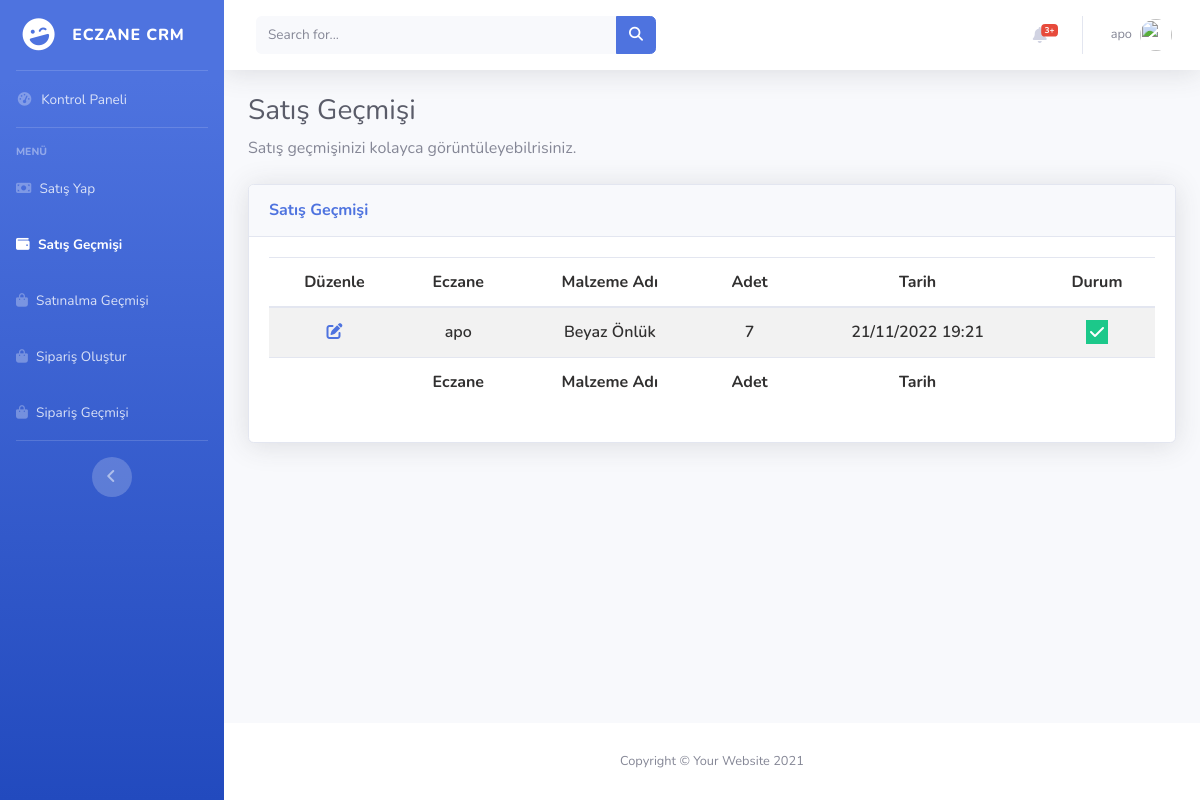
/sell/history (signed in), run on the app's committed database.
### pharmacy/models.py (models this page shows, shortened)
class PharmacySell(models.Model):
    user = models.ForeignKey(User, on_delete=models.CASCADE)
    item_name = models.ForeignKey(Items, on_delete=models.SET_NULL,null=True)
    quantity=models.DecimalField(max_digits=10,decimal_places=2)
    status=models.BooleanField(default=True)
    created_at = models.DateTimeField(auto_now_add=True,null=True,blank=True)
    updated_at = models.DateTimeField(auto_now=True,null=True,blank=True)

### items/models.py (models this page shows)
class Items(models.Model):
    item_name=models.CharField(max_length=60)
    quantity=models.DecimalField(max_digits=10,decimal_places=2)
    status=models.BooleanField(default=True)
    created_at = models.DateTimeField(auto_now_add=True,null=True,blank=True)
    updated_at = models.DateTimeField(auto_now=True,null=True,blank=True)
    def __str__(self):
        return self.item_name

### pharmacy/views.py (the view)
# urls.py: path("sell/history",views.sell_history,name="sell_history"),
@login_required(login_url = "accounts:signin")
def sell_history(request):
    items=PharmacySell.objects.filter(user=request.user)
    return render(request,"sell_history.html",{"items":items})

### pharmacy/templates/sell_history.html (shortened to what this page needs)
{% extends 'layout.html' %}
{% load static %}
{% block css %}
    <link href="https://cdn.datatables.net/1.12.1/css/dataTables.bootstrap5.min.css" rel="stylesheet"/>
    <link href="https://cdn.datatables.net/responsive/2.3.0/css/responsive.bootstrap5.min.css" rel="stylesheet" />
    <link href="https://cdn.datatables.net/buttons/2.2.3/css/buttons.dataTables.min.css" rel="stylesheet"/>
<link
  rel="stylesheet"
  href="https://cdnjs.cloudflare.com/ajax/libs/font-awesome/6.2.0/css/all.min.css"
/>
<link rel="stylesheet" href="{% static 'css/datatables_file.css'%}">
{% endblock  %}
{% block body %}
                <div class="container-fluid">
                    <h1 class="h3 mb-2 text-gray-800">Satış Geçmişi</h1>
                    <p class="mb-4">Satış geçmişinizi kolayca görüntüleyebilrisiniz.</p>
                    <div class="card shadow mb-4">
                        <div class="card-header py-3">
                            <h6 class="m-0 font-weight-bold text-primary"> Satış Geçmişi
                             </h6>
                        </div>
                        <div class="card-body">
                            <div class="table-responsive">
                                <table
                                id="example"
                                class="table table-striped nowrap"
                                style="width: 100%!important">
                                <thead>
                                    <tr>
                                      <th data-priority="1">Düzenle</th>
                                      <th data-priority="2">Eczane</th>
                                      <th data-priority="3">Malzeme Adı</th>
                                      <th data-priority="4">Adet</th>
                                      <th data-priority="5">Tarih</th>
                                      <th data-priority="6">Durum</th>
                                    </tr>
                                  </thead>
                                  <tbody>
                                    {% for item in items %}
                                    <tr>
                                      <td>
                                        <a href="{% url 'items:edit_item' item.id %}">
                                          <i
                                            class="fa fa-pen-to-square fa-1x text-primary text-btn-size"
                                          ></i>
                                        </a>
                                      </td>
                                      <td>{{item.user}}</td>
                                      <td>{{item.item_name}}</td>
                                      <td>
                                        {{ item.quantity | stringformat:'d' }}
                                      </td>
                                      <td>
                                        {{item.created_at|date:"d/m/Y H:i"}}
                                      </td>
                                      <td>
                                        {% if item.status %}
                                        <i class="fa fa-check bg-success text-white p-1"></i>
                                        {% else %}
                                        <i class="fa fa-xmark bg-danger text-white p-1 px-2"></i>
                                        {% endif %}
                                      </td>
                                    </tr>
                                    {% endfor %}
                                  </tbody>
                                  <tfoot>
                                    <tr >
                                      <th ></th>
                                      <th>Eczane</th>
                                      <th>Malzeme Adı</th>
                                      <th>Adet</th>
                                      <th>Tarih</th>
                                      <th></th>
                                    </tr>
                                  </tfoot>
                                </table>
                            </div>
                        </div>
                    </div>
                </div>
{% endblock  %}

### templates/includes/topbar.html (shortened to what this page needs)
          {% load static %}
                    <nav class="navbar navbar-expand navbar-light bg-white topbar mb-4 static-top shadow">
                        <form
                            class="d-none d-sm-inline-block form-inline mr-auto ml-md-3 my-2 my-md-0 mw-100 navbar-search">
                            <div class="input-group">
                                <input type="text" class="form-control bg-light border-0 small" placeholder="Search for..."
                                    aria-label="Search" aria-describedby="basic-addon2">
                                <div class="input-group-append">
                                    <button class="btn btn-primary" type="button">
                                        <i class="fas fa-search fa-sm"></i>
                                    </button>
                                </div>
                            </div>
                        </form>
                        <ul class="navbar-nav ml-auto">
                            <li class="nav-item dropdown no-arrow mx-1">
                                <a class="nav-link dropdown-toggle" href="#" id="alertsDropdown" role="button"
                                    data-toggle="dropdown" aria-haspopup="true" aria-expanded="false">
                                    <i class="fas fa-bell fa-fw"></i>
                                    <span class="badge badge-danger badge-counter">3+</span>
                                </a>
                            </li>
                            <li class="nav-item dropdown no-arrow">
                                <a class="nav-link dropdown-toggle" href="#" id="userDropdown" role="button"
                                    data-toggle="dropdown" aria-haspopup="true" aria-expanded="false">
                                    {% if user.is_authenticated %}
                                    <span class="mr-2 d-none d-lg-inline text-gray-600 small">{{user.username}}</span>
                                    {% endif %}
                                    <img class="img-profile rounded-circle"
                                        src="{% static 'img/Eric-cartman.png' %}">
                                </a>
                            </li>
                        </ul>
                    </nav>

### static/css/datatables_file.css (style rules this page uses)
tr { height: 2.2rem!important; font-weight: 600; color: rgb(49, 48, 48); }
table#example th , table#example tr , table#example td , table#example thead { text-align:center!important; }

### data on the page
PharmacySell: user "apo", item_name "Beyaz Önlük", quantity "7", created_at "21/11/2022 19:21", status True (drawn)

### other printed values
{{ user.username }} "apo"
